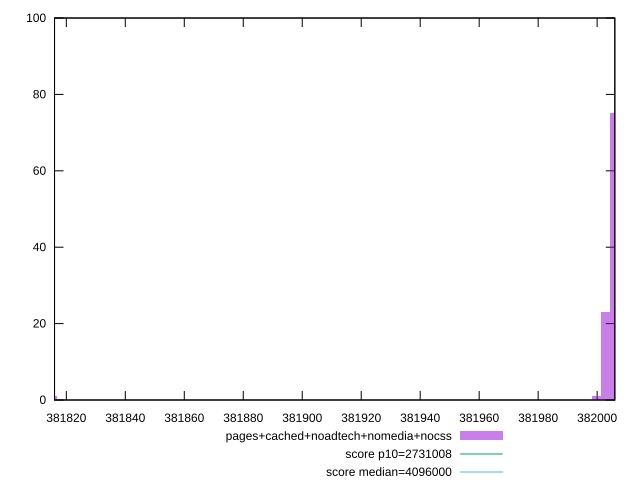

Recreate this plot in gnuplot.
reset

$pagesCachedNoadtechNomediaNocss <<EOF
381815.43886657176 1
382002.96793724835 23
382006.09342175967 75
381999.8424527371 1
EOF

set key outside below
set boxwidth 3.125484511276598
set xrange [381816:382006]
set yrange [0:100]
set trange [0:100]
set style fill transparent solid 0.5 noborder

set parametric
set terminal svg size 640, 490 enhanced background rgb 'white'
set output "report_00013_2021-02-09T12-04-24.940Z/total-byte-weight/comparison/histogram/4_vs_5.svg"

plot $pagesCachedNoadtechNomediaNocss title "pages+cached+noadtech+nomedia+nocss" with boxes, \
     2731008,t title "score p10=2731008", \
     4096000,t title "score median=4096000"

reset
